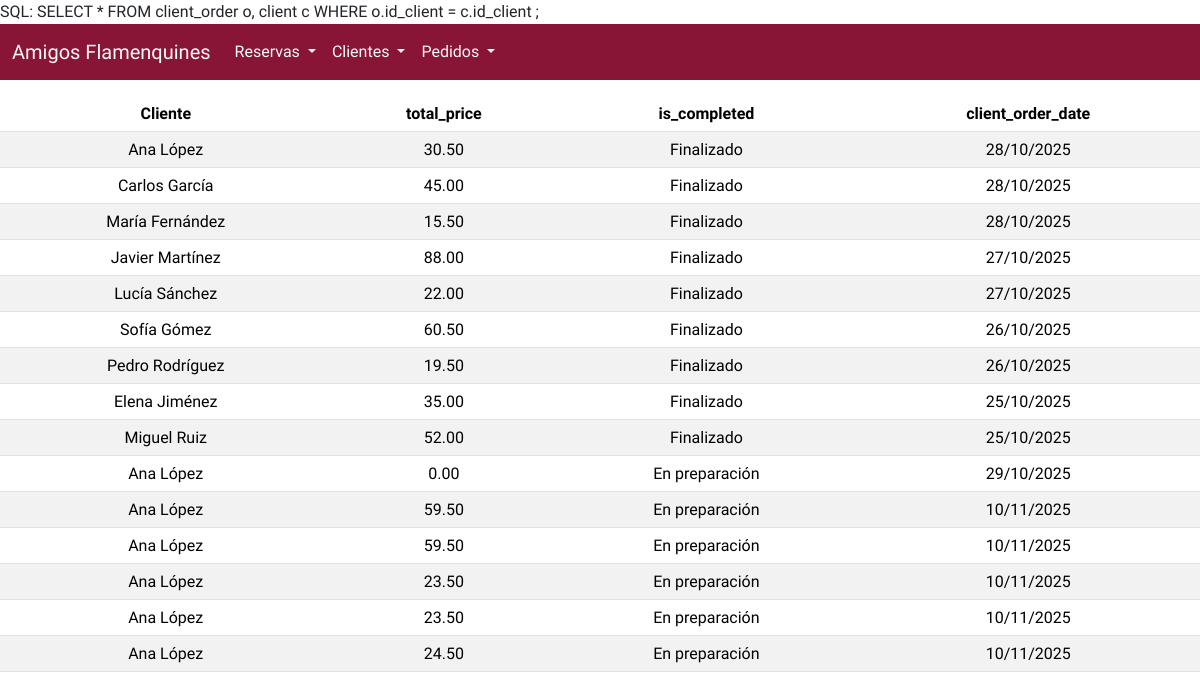
The app's page /mostrar_listado_pedidos_parametrizado.php with its own data.
### tables this page shows
CREATE TABLE `client_order` (
  `id_client_order` int NOT NULL,
  `client_order_date` datetime NOT NULL,
  `total_price` decimal(10,2) NOT NULL,
  `is_completed` tinyint(1) NOT NULL,
  `comment` varchar(100) NOT NULL,
  `id_client` int NOT NULL
);

CREATE TABLE `client` (
  `id_client` int NOT NULL,
  `date_created_account` date NOT NULL,
  `age` int NOT NULL,
  `is_vip` tinyint(1) NOT NULL,
  `name` varchar(50) NOT NULL
);

### mostrar_listado_pedidos_parametrizado.php (the view, shortened to what this page needs)
<?php
$conexion = obtenerConexion();
$sql = "SELECT * FROM client_order o, client c WHERE o.id_client = c.id_client ";
$sql .= ";";
echo "SQL: " . $sql . "<br>";
$tabla = "<table class='table table-striped text-center mt-3' id='listadoClientes'>";
$tabla .= "<thead><tr><th>Cliente</th><th>total_price</th><th>is_completed</th><th>client_order_date</th>";
$resultado = mysqli_query($conexion, $sql);
$tabla .= "</tr></thead><tbody>";
while ($fila = mysqli_fetch_assoc($resultado)) {
    $tabla .= "<tr>";
    $tabla .= "<td>" . $fila["name"] . "</td>";
    $tabla .= "<td>" . $fila["total_price"] . "</td>";
    $tabla .= "<td>" . ($fila["is_completed"] == 1 ? "Finalizado" : "En preparación") . "</td>";
    $fecha_pedido = new DateTime($fila['client_order_date']);
    $tabla .= "<td>" . $fecha_pedido->format('d/m/Y') . "</td>";
    $tabla .= "</tr>";
}
$tabla .= "</tbody></table>";
?>
<?php
echo $tabla;
?>
</body>
</html>

### records on screen
client_order: id_client.name "Ana López", total_price "30.50", is_completed "Finalizado", client_order_date "28/10/2025"
client_order: id_client.name "Carlos García", total_price "45.00", is_completed "Finalizado", client_order_date "28/10/2025"
client_order: id_client.name "María Fernández", total_price "15.50", is_completed "Finalizado", client_order_date "28/10/2025"
client_order: id_client.name "Javier Martínez", total_price "88.00", is_completed "Finalizado", client_order_date "27/10/2025"
client_order: id_client.name "Lucía Sánchez", total_price "22.00", is_completed "Finalizado", client_order_date "27/10/2025"
client_order: id_client.name "Sofía Gómez", total_price "60.50", is_completed "Finalizado", client_order_date "26/10/2025"
client_order: id_client.name "Pedro Rodríguez", total_price "19.50", is_completed "Finalizado", client_order_date "26/10/2025"
client_order: id_client.name "Elena Jiménez", total_price "35.00", is_completed "Finalizado", client_order_date "25/10/2025"
client_order: id_client.name "Miguel Ruiz", total_price "52.00", is_completed "Finalizado", client_order_date "25/10/2025"
client_order: id_client.name "Ana López", total_price "0.00", is_completed "En preparación", client_order_date "29/10/2025"
client_order: id_client.name "Ana López", total_price "59.50", is_completed "En preparación", client_order_date "10/11/2025"
client_order: id_client.name "Ana López", total_price "59.50", is_completed "En preparación", client_order_date "10/11/2025"
client_order: id_client.name "Ana López", total_price "23.50", is_completed "En preparación", client_order_date "10/11/2025"
client_order: id_client.name "Ana López", total_price "23.50", is_completed "En preparación", client_order_date "10/11/2025"
client_order: id_client.name "Ana López", total_price "24.50", is_completed "En preparación", client_order_date "10/11/2025"

### other values on screen
$sql "SELECT * FROM client_order o, client c WHERE o.id_client = c.id_client ;"
